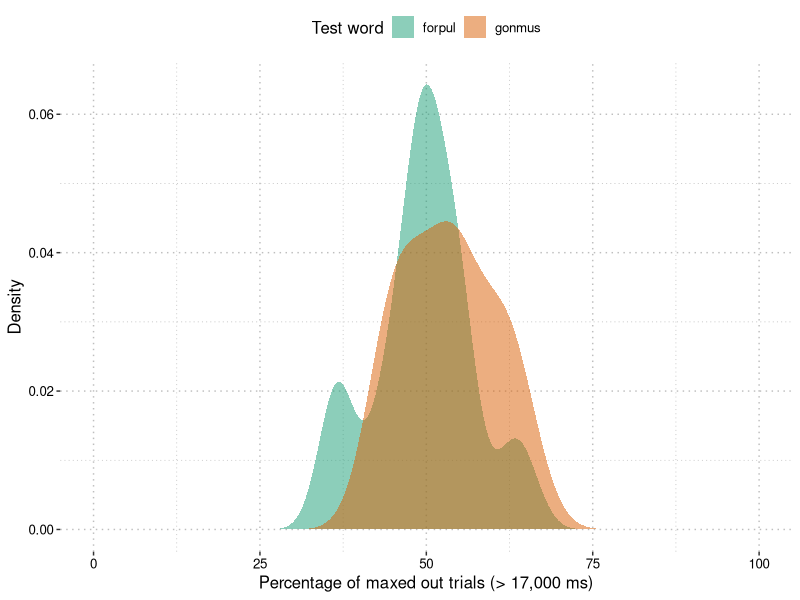

R code for this plot:
## ---- chunk 1

library(dplyr)     # for manipulating data
library(tidyr)     # for reshaping datasets
library(ggplot2)   # for visualising data
library(knitr)     # for nice tables

data <- read.delim("Data/01_processed.txt")

data.max <- data %>%
  filter(time <= 17000) %>%
  group_by(participant, item, condition, trial_type) %>%
  summarise(time = mean(time, na.rm = TRUE),
            n    = n())

# wide processed, non-max out data
data.max.agg <- data %>%
  filter(time <= 17000) %>%
  group_by(participant, condition, trial_type) %>%
  summarise(time = mean(time, na.rm = TRUE)) %>%
  spread(trial_type, "time") %>%
  mutate(
    difference = novel-familiar,
    proportion = novel/(novel+familiar)*100
  )
n <- nrow(data.max.agg)
alpha <- 0.05

kable(data.max.agg,
      digits = 2,
      col.names = c("Participant", "Randomisation", "Familiar (ms)", "Unfamiliar (ms)", "Difference (ms)", "Proportion (%)")
)
## ---- chunk 2

ggplot(data.max.agg, aes(x = proportion, fill = condition)) +
  geom_density(alpha = 0.5, colour = NA) +
  labs(x = "Percentage of maxed out trials (> 17,000 ms)", y = "Density", fill = "Test word") +
  scale_fill_brewer(palette = "Dark2") +
  scale_x_continuous(limits = c(0, 100)) +
  theme(
    panel.grid = element_line(colour = "grey", linetype = "dotted"),
    panel.grid.minor.y = element_line(colour = "grey", linetype = "dotted"),
    panel.background = element_rect(fill = "white"),
    legend.position = "top",
    text = element_text(colour = "black", size = 12),
    axis.text = element_text(colour = "black")
  )

## ---- chunk 3
max.out.item <- data %>%
  filter(time > 17000) %>%
  group_by(condition, item) %>%
  summarise(n_maxout = n()) %>%
  right_join(., (data %>% group_by(condition, item) %>% summarise(n_total = n()))) %>%
  mutate(n_maxout = ifelse(is.na(n_maxout), 0, n_maxout),
         proportion = 100*(n_maxout/n_total)) %>%
  mutate(type = case_when((item == "gon" | item == "mus") & condition == "gonmus" ~ "familiar",
                          (item == "for" | item == "pul") & condition == "forpul" ~ "familiar",
                          TRUE                                                    ~ "novel"))

kable(
  max.out.item,
  digits = 2,
  col.names = c("Randomisation", "Word", "Maxed out", "Total", "%", "Type")
)
## ---- chunk 4
data.max %>%
  group_by(participant, trial_type, condition) %>%
  summarise(time = mean(time, na.rm = TRUE)) %>%
  group_by(trial_type) %>%
  summarise(n = n(),
            mean = mean(time),
            median = median(time),
            sem = sd(time)/sqrt(n),
            ci_lower = round(mean-sem*(qnorm(1-alpha/2)), 2),
            ci_upper = round(mean+sem*(qnorm(1-alpha/2)), 2)) %>%
  unite("ci", ci_lower, ci_upper, sep = ", ") %>%
  mutate(ci = paste0("[", ci, "]")) %>%
  kable(.,
        digits = 2,
        row.names = FALSE,
        col.names = c("Trial type", "N", "Mean", "Median", "SEM", "95% CI")
  )
## ---- chunk 5
t.test.data.max <- data.max %>%
  group_by(participant, trial_type) %>%
  summarise(time = mean(time, na.rm = TRUE)) %>%
  spread(trial_type, time) 

t.test.max <- t.test(t.test.data.max$familiar, t.test.data.max$novel, paired = TRUE)

data.max %>%
  group_by(participant, trial_type) %>%
  summarise(time = mean(time, na.rm = TRUE)) %>%
  group_by(trial_type) %>%
  summarise(time = mean(time)) %>%
  spread(trial_type, time) %>%
  mutate(t_value = t.test.max$statistic,
         df = t.test.max$parameter,
         ci_lower = round(t.test.max$conf.int[1], 2),
         ci_upper = round(t.test.max$conf.int[2], 2),
         p_value = t.test.max$p.value,
         d = abs(t_value/(sqrt(n)))) %>%
  unite("ci", ci_lower, ci_upper, sep = ", ") %>%
  mutate(ci = paste0("[", ci, "]")) %>%
  kable(.,
        digits = 3,
        row.names = FALSE,
        col.names = c("Familiar", "Unfamiliar", "T-value", "DF", "95% CI", "p-value", "Cohen's D")
  )
